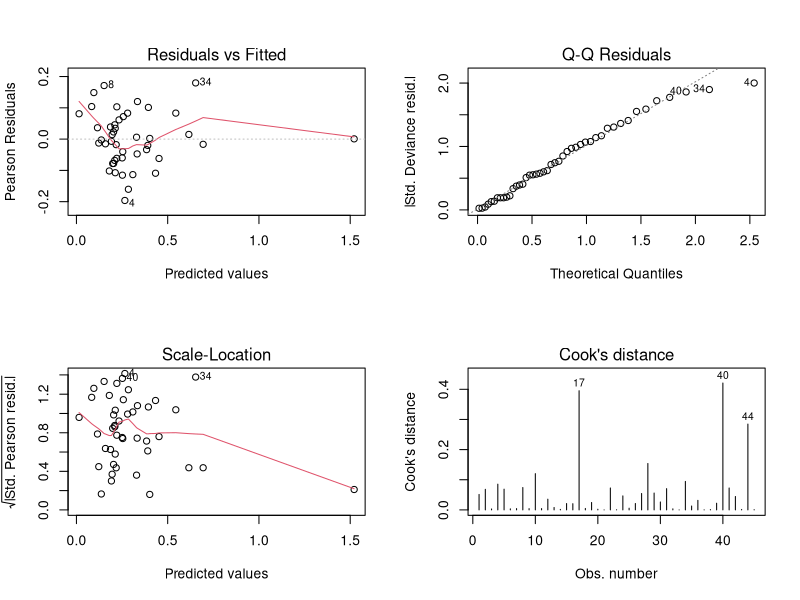

Recreate this plot in R.
## ---- chunk 1
knitr::opts_chunk$set(echo = TRUE)
library(tidyverse)
library(readxl)
library(patchwork)
knitr::opts_chunk$set(
  fig.height = 6,
  fig.width = 8,
  message = F,
  echo = T,
  warning = F
)
theme_set(theme_minimal() + theme(legend.position = "bottom"))
options(
  ggplot2.continuous.colour = "viridis",
  ggplot2.continuous.fill = "viridis",
  digits = 3
)
scale_colour_discrete = scale_colour_viridis_d
scale_fill_discrete = scale_fill_viridis_d
## ---- chunk 2
hatecrime = 
  read_csv("./data/HateCrimes.csv",
  col_types = "fffdddddd") %>% 
  as.data.frame() %>% 
  drop_na() %>% 
  select(-state)

step_model =
  glm(hate_crimes_per_100k_splc ~ ., data = hatecrime) %>% 
  step(direction = "both",
                    scope = list(lower = . ~ 1,
                                 upper = . ~ . ^ 2),
                    trace = 0)
step_df = step_model %>% broom::tidy()
step_df %>% head(22) %>% knitr::kable()

## ---- chunk 3
par(mfrow=c(2,2))
for (i in 1:4) {
  plot(step_model,which = i)
}
